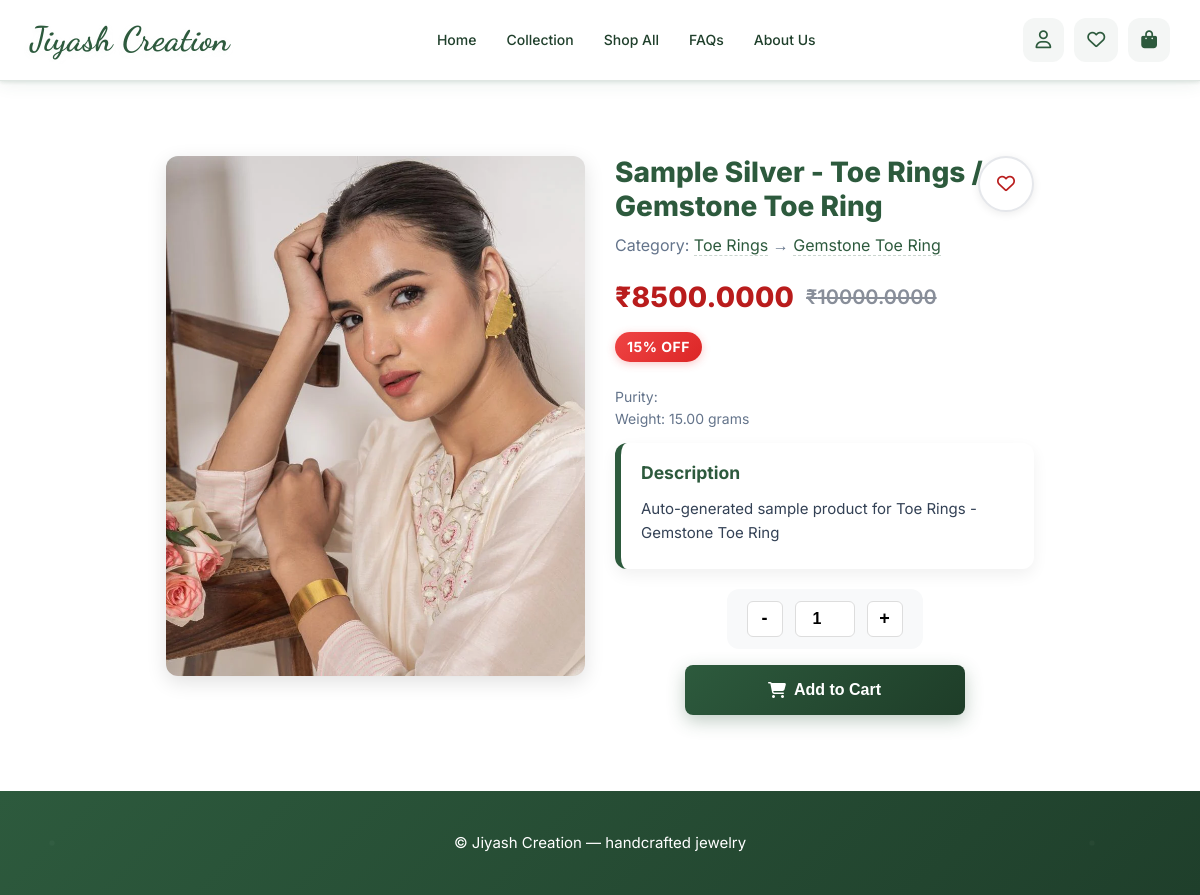
The page /product/silver/s48/ on the database its author committed.
### app/models.py (models this page shows, shortened)
class SilverProduct(models.Model):
    name = models.CharField(max_length=200, default='Unnamed Silver Product')
    description = models.TextField(blank=True, null=True, default='')
    image1 = models.ImageField(upload_to='silver_products/', blank=True, null=True)
    image2 = models.ImageField(upload_to='silver_products/', blank=True, null=True)
    image3 = models.ImageField(upload_to='silver_products/', blank=True, null=True)
    video = models.FileField(upload_to='silver_products/videos/', blank=True, null=True)
    category = models.ForeignKey(SilverCategory, on_delete=models.CASCADE, related_name='silver_products', default=1)
    subcategory = models.ForeignKey(SilverSubCategory, on_delete=models.CASCADE, related_name='silver_products', default=1)
    original_price = models.DecimalField(max_digits=12, decimal_places=2, default=0.0)
    selling_price = models.DecimalField(max_digits=12, decimal_places=2, default=0.0)
    weight = models.DecimalField(max_digits=10, decimal_places=2, default=0.0)
    purity = models.CharField(max_length=50, default='Sterling 92.5')
    stock_quantity = models.PositiveIntegerField(default=0)
    is_active = models.BooleanField(default=True)
    created_at = models.DateTimeField(default=timezone.now)
    updated_at = models.DateTimeField(auto_now=True)
    objects = ProductManager()
    all_objects = models.Manager()  # Access to all objects including inactive
    class Meta:
        verbose_name = "Silver Product"
        verbose_name_plural = "Silver Product"
    @property
    def discount_percentage(self):
        if self.original_price and self.selling_price and self.original_price > self.selling_price:
            return ((self.original_price - self.selling_price) / self.original_price) * 100
        return 0

class SilverCategory(models.Model):
    name = models.CharField(max_length=100, unique=True, default='Unnamed Silver Category')
    image = models.ImageField(upload_to='silver_category/', blank=True, null=True)
    is_active = models.BooleanField(default=True)
    class Meta:
        verbose_name = "Silver Category"
        verbose_name_plural = "Silver Category"

class SilverSubCategory(models.Model):
    silver_category = models.ForeignKey(SilverCategory, on_delete=models.CASCADE, related_name='subcategory', default=1)
    name = models.CharField(max_length=100, default='Unnamed Silver SubCategory')
    image = models.ImageField(upload_to='silver_subcategory/', blank=True, null=True)
    is_active = models.BooleanField(default=True)
    class Meta:
        verbose_name = "Silver SubCategory"
        verbose_name_plural = "Silver SubCategory"

### app/views.py (the view)
# urls.py: path("product/silver/s<int:pk>/", views.product_detail, {'product_type': 'silver'}, name="product_detail_silver"),
def product_detail(request, product_type, pk):
    product_model = ProductService.PRODUCT_TYPE_MAP.get(product_type)
    if not product_model or product_type not in ProductService.get_active_top_types():
        return redirect('app:home')
    try:
        product = product_model.objects.select_related('category', 'subcategory').get(pk=pk)
    except product_model.DoesNotExist:
        return redirect('app:home')
    product.product_type = product_type
    user = get_jwt_user(request)
    apply_country_pricing([product], user)
    try:
        if not hasattr(product, 'title'):
            product.title = getattr(product, 'name', '')
        if hasattr(product, 'image1'):
            product.primary_image = product.image1
        if hasattr(product, 'image2'):
            product.image_2 = product.image2
        if hasattr(product, 'image3'):
            product.image_3 = product.image3
    except Exception:
        pass
    wishlist_ids = set()
    if user:
        wishlist_ids = WishlistService.get_wishlist_product_ids_for_user_profile(user)
    is_in_wishlist = (ContentType.objects.get_for_model(type(product)).id, product.id) in wishlist_ids
    related_products = list(product_model.objects.filter(category=product.category, is_active=True).exclude(pk=product.pk).order_by('?')[:4])
    for related in related_products:
        related.product_type = product_type
    apply_country_pricing(related_products, user)
    context = {
        'product': product,
        'product_type': product_type,
        'is_in_wishlist': is_in_wishlist,
        'related_products': related_products,
        'user_country': 'India',
    }
    return render(request, 'app/product_detail.html', context)

### app/context_processors.py (called while the page is built)
def header_categories(request):
    try:
        qs = Category.objects.filter(is_active=True).order_by('name')[:3]
        items = [
            {
                'type': (c.name or '').lower(),
                'name': c.name,
            }
            for c in qs
        ]
    except Exception:
        items = []
    return {'header_categories': items}

### app/managers.py (called while the page is built)
    def active_only(self):
        return self.filter(
            is_active=True,
            category__is_active=True,
            subcategory__is_active=True
        )

    def get_queryset(self):
        return ActiveCategoryQuerySet(self.model, using=self._db).active_only()

### app/views.py (called while the page is built, shortened)
def get_jwt_user(request):
    auth = request.headers.get("Authorization", "") or request.META.get("HTTP_AUTHORIZATION", "")
    token = None
    if auth.startswith("Bearer "):
        token = auth.split(" ", 1)[1].strip()
    if not token:
        token = request.COOKIES.get('jwt_token')
    if not token:
        return None

def get_country_multiplier(user):
    try:
        india_multiplier = CountryMultiplier.objects.filter(country_name='India').first()
        if india_multiplier:
            return india_multiplier.multiplier
        return Decimal('1.0')
    except Exception as e:
        logger.error(f"Error getting country multiplier: {e}")
        return Decimal('1.0')

    @staticmethod
    def get_active_top_types():
        try:
            from .models import Category
            return set(c.name.lower() for c in Category.objects.filter(is_active=True))
        except Exception:
            return {'gold', 'silver', 'imitation'}

### app/templates/app/product_detail.html (shortened to what this page needs)
{% extends "app/base.html" %}
{% block content %}
<div class="product-detail-container">
  <div class="wishlist-corner">
    <span class="wishlist-btn wish-icon"
          data-product-id="{{ product.id }}"
          data-add-url="{% url 'app:add_to_wishlist' product_type=product_type pk=product.id %}"
          data-remove-url="{% url 'app:remove_from_wishlist' product_type=product_type pk=product.id %}"
          aria-pressed="{% if is_in_wishlist %}true{% else %}false{% endif %}"
          title="{% if is_in_wishlist %}Remove from Wishlist{% else %}Add to Wishlist{% endif %}">
      <i class="{% if is_in_wishlist %}fas{% else %}far{% endif %} fa-heart"></i>
    </span>
  </div>
  <div class="product-image-section">
    {% if product.primary_image %}
    <div class="auto-scroll-container">
      <img src="{{ product.primary_image.url }}" alt="{{ product.name }}" class="product-image" id="mainProductImage">
    </div>
    {% else %}
    <div class="no-image-placeholder">
      <i class="fas fa-image"></i>
      <span>No image available</span>
    </div>
    {% endif %}
  </div>
  <div class="product-info-section">
    <h1 class="product-title">{{ product.title }}</h1>
    <div class="product-meta">
      {% if product.category %}
      <p class="product-category">
        <span class="meta-label">Category:</span>
        <a href="{% url 'app:category' category_type=product_type pk=product.category.id %}">{{ product.category.name }}</a>
        {% if product.subcategory %}
        → <a href="{% url 'app:subcategory' category_type=product_type pk=product.subcategory.id %}">{{ product.subcategory.name }}</a>
        {% endif %}
      </p>
      {% endif %}
      <div class="product-price">
        <span class="current-price">₹{{ product.display_selling_price|default:product.selling_price }}</span>
        {% if product.display_discount_percentage|default:product.discount_percentage > 0 %}
          <span class="original-price">₹{{ product.display_original_price|default:product.original_price }}</span>
          <span class="discount-badge">{{ product.display_discount_percentage|default:product.discount_percentage|floatformat:0 }}% OFF</span>
        {% endif %}
      </div>
      {% if product.purity %}
      <p class="product-purity">
        <span class="meta-label">Purity:</span>
      </p>
      {% endif %}
      {% if product.weight %}
      <p class="product-weight">
        <span class="meta-label">Weight:</span>
        {{ product.weight }} grams
      </p>
      {% endif %}
    </div>
    <div class="product-description">
      <h3>Description</h3>
      {{ product.description|default:"No description available for this product."|linebreaks }}
    </div>
    <div class="product-actions">
      <div class="quantity-form">
        <button type="button" class="quantity-btn minus">-</button>
        <input type="number" name="quantity" value="1" min="1" max="10" class="quantity-input">
        <button type="button" class="quantity-btn plus">+</button>
      </div>
      <button class="add-to-cart-btn" data-cart-product-id="{{ product.id }}"
        data-add-url="{% if product_type == 'gold' %}{% url 'app:add_to_cart_gold' product_id=product.id %}{% elif product_type == 'silver' %}{% url 'app:add_to_cart_silver' product_id=product.id %}{% elif product_type == 'imitation' %}{% url 'app:add_to_cart_imitation' product_id=product.id %}{% else %}{% url 'app:add_to_cart' product_id=product.id %}{% endif %}">
        <i class="fas fa-shopping-cart"></i>
        Add to Cart
      </button>
    </div>
  </div>
</div>
{% endblock %}

### app/templates/app/base.html (style rules this page uses)
:root { --primary-color: #2d5a3d; --primary-light: #6fbf8f; --primary-dark: #1f3f2b; --primary-bg: #ffffff; --glass-bg: rgba(255, 255, 255, 0.5); --glass-bg-solid: rgba(255, 255, 255, 0.95); --glass-border: rgba(45, 90, 61, 0.15); --shadow-light: rgba(45, 90, 61, 0.08); --shadow-medium: rgba(45, 90, 61, 0.15); --shadow-heavy: rgba(45, 90, 61, 0.25); --text-primary: #1f3f2b; --text-secondary: #4a5568; --text-muted: #718096; --border-light: rgba(45, 90, 61, 0.1); --transition-fast: 0.2s cubic-bezier(0.4, 0, 0.2, 1); --transition-smooth: 0.3s cubic-bezier(0.4, 0, 0.2, 1); --transition-slow: 0.5s cubic-bezier(0.4, 0, 0.2, 1); }
* { margin: 0; padding: 0; box-sizing: border-box; }
html { font-size: 16px; scroll-behavior: smooth; -webkit-font-smoothing: antialiased; -moz-osx-font-smoothing: grayscale; }
body { font-family: 'Inter', sans-serif; line-height: 1.6; color: var(--text-primary); background-color: var(--primary-bg); overflow-x: hidden; position: relative; }
* { transition: all var(--transition-fast); }
*::before, *::after { transition: none; }
body { padding-top: 80px; }
.wish-icon, .wishlist-btn { transition: all 0.3s ease; cursor: pointer; }

### rows shown on the page
SilverProduct: title "Sample Silver - Toe Rings / Gemstone Toe Ring", category.name "Toe Rings", subcategory.name "Gemstone Toe Ring", display_selling_price "8500.0000", display_original_price "10000.0000", display_discount_percentage "15", weight "15.00", description "Auto-generated sample product for Toe Rings - Gemstone Toe Ring"
